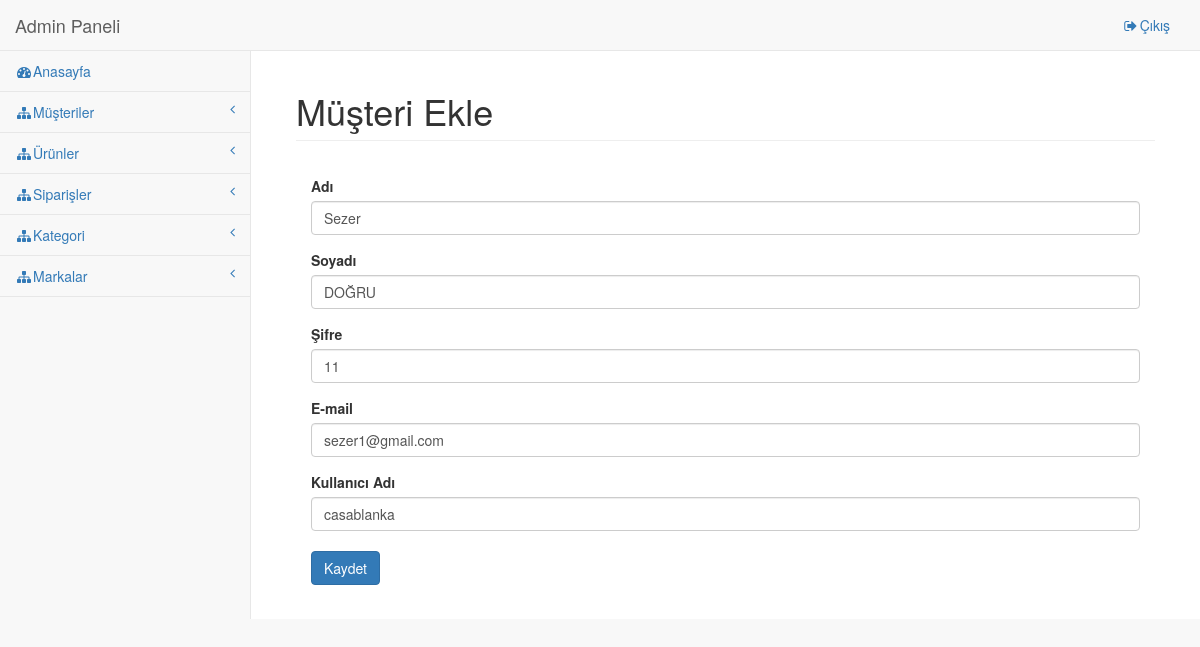
The page /adminpanel/update/customer/1 on the database its author committed.
### tables this page shows
CREATE TABLE `users` (
  `id` int(11) NOT NULL,
  `name` varchar(20) DEFAULT NULL,
  `surname` varchar(20) DEFAULT NULL,
  `password` varchar(6) DEFAULT NULL,
  `email` text,
  `username` varchar(10) DEFAULT NULL
);

### application/controllers/Adminpanel.php (called while the page is built, shortened)
<?php
class AdminPanel extends CI_Controller {
	function __construct(){
		$this->load->database();
	}
	function update($folder, $id){
		if($folder == 'user'){
			$table ='admin';
		}
		else if($folder=='customer'){
			$table="users";
		}
		else if($folder=='product'){
			$table="product";
		}
		$this->db->where('id', $id);
		$data['data'] = $this->db->get($table)->row();
		$this->load->view('panel/'.$folder.'/update',$data);
	}
}

### index.php (called while the page is built, shortened)
<?php
require_once BASEPATH.'core/CodeIgniter.php';

### application/views/panel/customer/update.php (the view, shortened to what this page needs)
           <div class="row">
               <div class="col-lg-12">
                   <h1 class="page-header">Müşteri Ekle</h1>
               </div>
           </div>
   <form method="post" action="<?=site_url('adminpanel/update_customer/'.$data->id)?>">
       <div class="panel-body">
           <div class="form-group">
<label>Adı</label>
<input class="form-control" value="<?=$data->name?>" name="name" placeholder="Adınızı Giriniz">
           </div>
           <div class="form-group">
<label>Soyadı</label>
<input class="form-control" value="<?=$data->surname?>" name="surname" placeholder="Soyadınızı Giriniz">
           </div>
           <div class="form-group">
<label>Şifre</label>
<input class="form-control" value="<?=$data->password?>" name="password" placeholder="Şifre Giriniz">
           </div>
           <div class="form-group">
<label>E-mail</label>
<input class="form-control" value="<?=$data->email?>" name="email" placeholder="E-mail Adresini Giriniz">
           </div>
           <div class="form-group">
<label>Kullanıcı Adı</label>
<input class="form-control" value="<?=$data->username?>" name="username" placeholder="Kullanıcı Adını Giriniz"><br>
<button type="submit" class="btn btn-primary">Kaydet</button>
           </div>
       </div>
   </form>

### rows shown on the page
users: name "Sezer", surname "DOĞRU", password "11", email "sezer1@gmail.com", username "casablanka"
